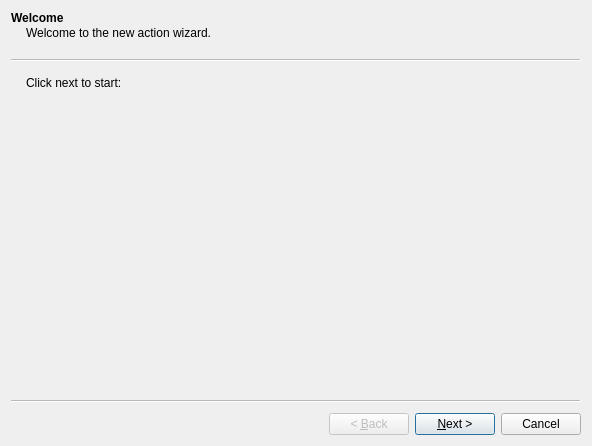
<?xml version="1.0" encoding="UTF-8"?>
<ui version="4.0">
 <class>NewActionWizard</class>
 <widget class="QWizard" name="NewActionWizard">
  <property name="geometry">
   <rect>
    <x>0</x>
    <y>0</y>
    <width>592</width>
    <height>446</height>
   </rect>
  </property>
  <property name="windowTitle">
   <string>Create New Action</string>
  </property>
  <property name="windowIcon">
   <iconset resource="res.qrc">
    <normaloff>:/images/create-ticket.ico</normaloff>:/images/create-ticket.ico</iconset>
  </property>
  <widget class="QWizardPage" name="wizardPage1">
   <property name="title">
    <string>Welcome</string>
   </property>
   <property name="subTitle">
    <string>Welcome to the new action wizard.</string>
   </property>
   <layout class="QVBoxLayout" name="verticalLayout">
    <item>
     <widget class="QLabel" name="label">
      <property name="text">
       <string>Click next to start:</string>
      </property>
     </widget>
    </item>
    <item>
     <spacer name="verticalSpacer">
      <property name="orientation">
       <enum>Qt::Vertical</enum>
      </property>
      <property name="sizeHint" stdset="0">
       <size>
        <width>20</width>
        <height>164</height>
       </size>
      </property>
     </spacer>
    </item>
   </layout>
  </widget>
  <widget class="QWizardPage" name="wizardPage2">
   <property name="title">
    <string>Customer Details</string>
   </property>
   <property name="subTitle">
    <string>Please select the customer:</string>
   </property>
   <layout class="QVBoxLayout" name="verticalLayout_2">
    <item>
     <widget class="QTreeWidget" name="treeWidget">
      <column>
       <property name="text">
        <string>Company Name</string>
       </property>
      </column>
      <column>
       <property name="text">
        <string>Sales Rep</string>
       </property>
      </column>
      <column>
       <property name="text">
        <string>Current Balance</string>
       </property>
      </column>
     </widget>
    </item>
   </layout>
  </widget>
  <widget class="QWizardPage" name="wizardPage">
   <property name="title">
    <string>Details</string>
   </property>
   <property name="subTitle">
    <string>Please fill in the details for this action...</string>
   </property>
  </widget>
 </widget>
 <resources>
  <include location="res.qrc"/>
 </resources>
 <connections/>
</ui>
